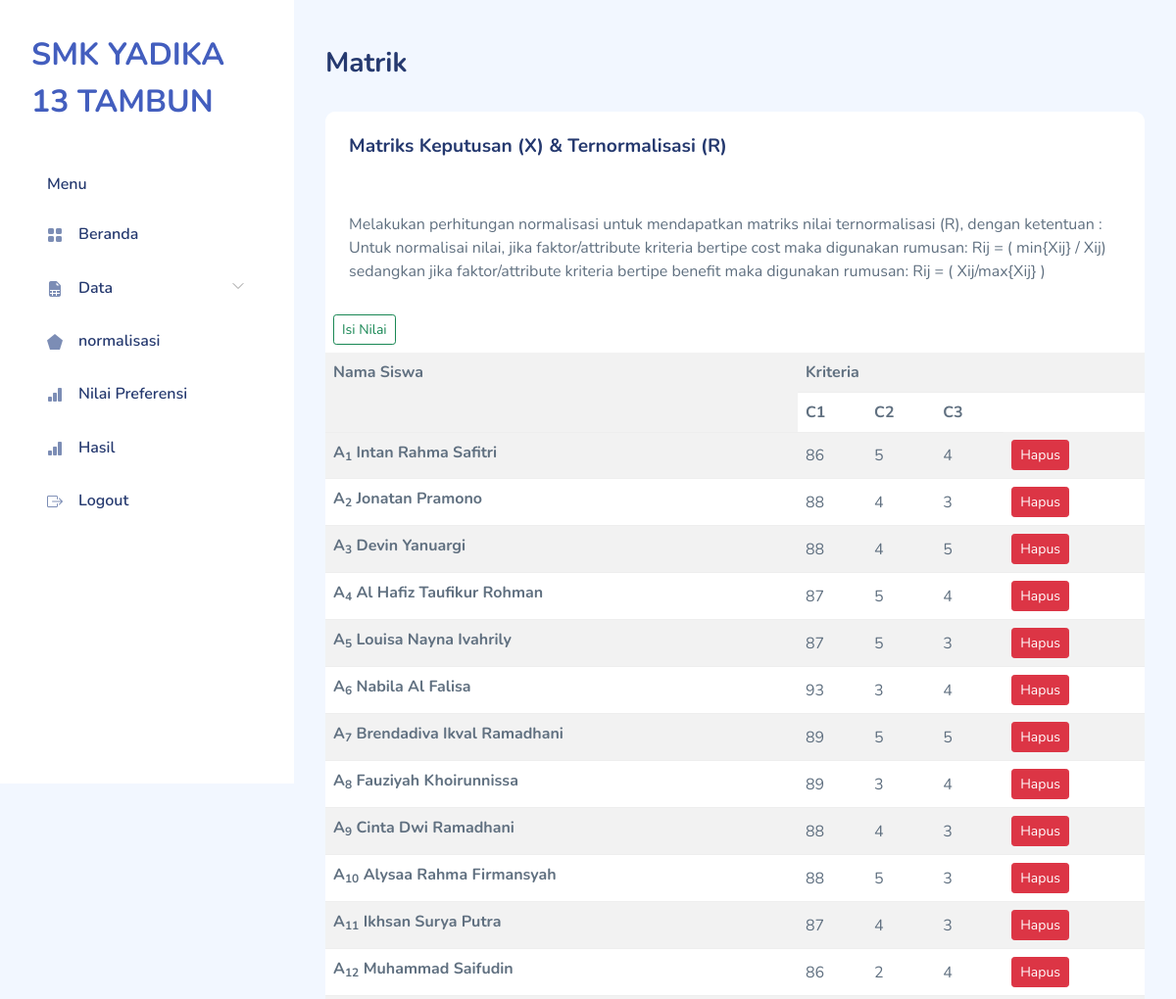
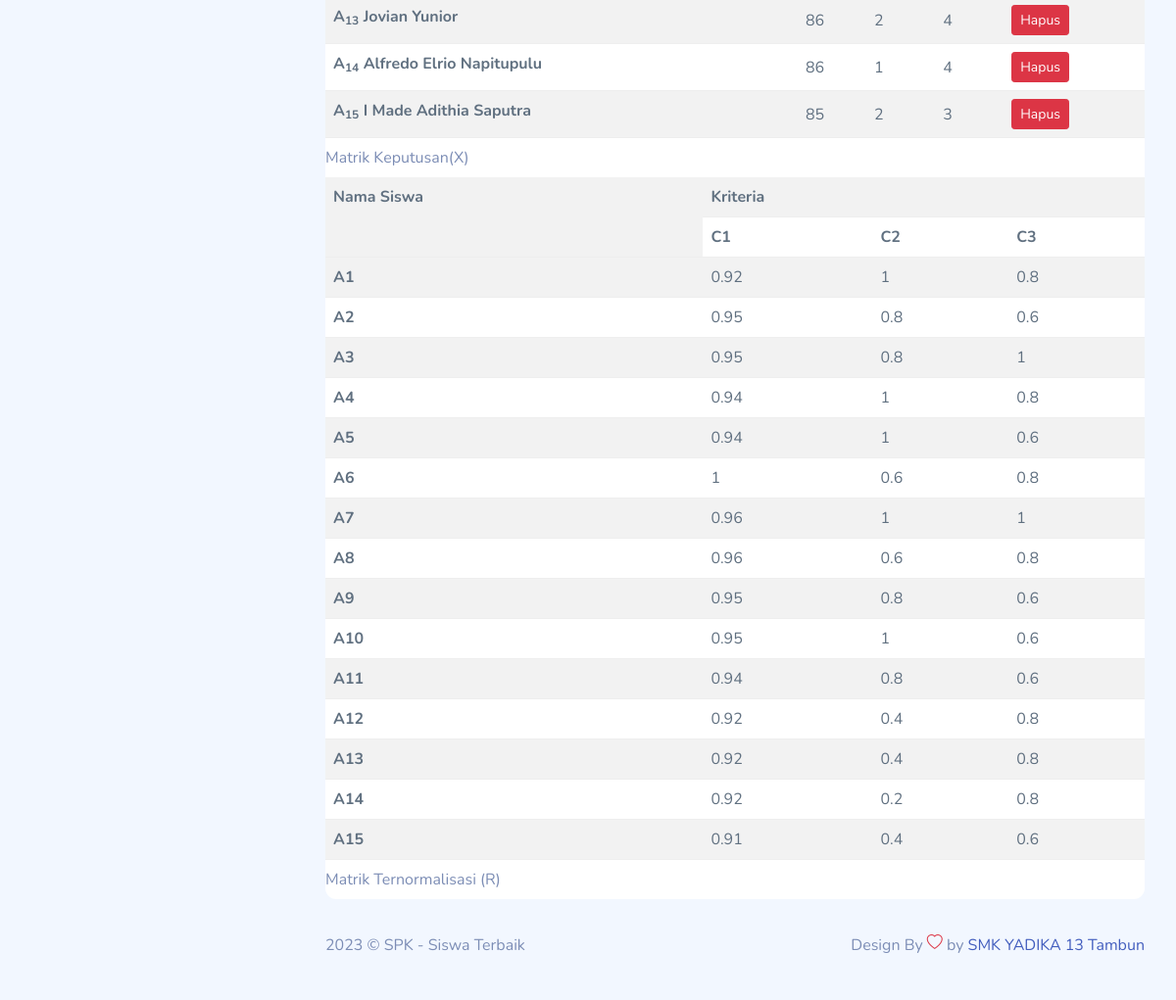
Screenshot of /matrik.php (signed in) with the database file from the repository (2 pictures, top to bottom).
### tables this page shows
CREATE TABLE `saw_evaluations` (
  `id_alternative` smallint(5) UNSIGNED NOT NULL,
  `id_criteria` tinyint(3) UNSIGNED NOT NULL,
  `value` varchar(3) NOT NULL
);

CREATE TABLE `saw_alternatives` (
  `id_alternative` smallint(5) UNSIGNED NOT NULL,
  `name` varchar(30) NOT NULL,
  `nisn` varchar(30) NOT NULL
);

### matrik.php (the view, shortened to what this page needs)
<!DOCTYPE html>
<html lang="en">
  <?php
require "layout/head.php";
require "include/conn.php";
?>
  <body>
    <div id="app">
      <?php require "layout/sidebar.php";?>
      <div id="main">
        <div class="page-heading">
          <h3>Matrik</h3>
        </div>
        <div class="page-content">
          <section class="row">
            <div class="col-12">
              <div class="card">
                <div class="card-header">
                  <h4 class="card-title">Matriks Keputusan (X) &amp; Ternormalisasi (R)</h4>
                </div>
                <div class="card-content">
                  <div class="card-body">
                    <p class="card-text">Melakukan perhitungan normalisasi untuk mendapatkan matriks nilai ternormalisasi (R), dengan ketentuan :
Untuk normalisai nilai, jika faktor/attribute kriteria bertipe cost maka digunakan rumusan:
Rij = ( min{Xij} / Xij)
sedangkan jika faktor/attribute kriteria bertipe benefit maka digunakan rumusan:
Rij = ( Xij/max{Xij} )</p>
                  </div>
                  <button type="button" class="btn btn-outline-success btn-sm m-2" data-bs-toggle="modal"
                                        data-bs-target="#inlineForm">
                                        Isi Nilai
                                    </button>
                  <div class="table-responsive">
                  <table class="table table-striped mb-0">
    <caption>
        Matrik Keputusan(X)
    </caption>
    <tr>
        <th rowspan='2'>Nama Siswa</th>
        <th colspan='6'>Kriteria</th>
    </tr>
    <tr>
        <th>C1</th>
        <th>C2</th>
        <th>C3</th>
    </tr>
    <?php
$sql = "SELECT
          a.id_alternative,
          b.name,
          SUM(IF(a.id_criteria=1,a.value,0)) AS C1,
          SUM(IF(a.id_criteria=2,a.value,0)) AS C2,
          SUM(IF(a.id_criteria=3,a.value,0)) AS C3
        FROM
          saw_evaluations a
          JOIN saw_alternatives b USING(id_alternative)
        GROUP BY a.id_alternative
        ORDER BY a.id_alternative";
$result = $db->query($sql);
$X = array(1 => array(), 2 => array(), 3 => array(), 4 => array(), 5 => array());
while ($row = $result->fetch_object()) {
    array_push($X[1], round($row->C1, 2));
    array_push($X[2], round($row->C2, 2));
    array_push($X[3], round($row->C3, 2));
    echo "<tr class='center'>
            <th>A<sub>{$row->id_alternative}</sub> {$row->name}</th>
            <td>" . round($row->C1, 2) . "</td>
            <td>" . round($row->C2, 2) . "</td>
            <td>" . round($row->C3, 2) . "</td>
            <td>
            <a href='keputusan-hapus.php?id={$row->id_alternative}' class='btn btn-danger btn-sm'>Hapus</a>
            </td>
          </tr>\n";
}
?>
</table>
<table class="table table-striped mb-0">
    <caption>
        Matrik Ternormalisasi (R)
    </caption>
    <tr>
        <th rowspan='2'>Nama Siswa</th>
        <th colspan='5'>Kriteria</th>
    </tr>
    <tr>
        <th>C1</th>
        <th>C2</th>
        <th>C3</th>
    </tr>
    <?php
$sql = "SELECT
          a.id_alternative,
          SUM(
            IF(
              a.id_criteria=1,
              IF(
                b.attribute='benefit',
                a.value/" . max($X[1]) . ",
                " . min($X[1]) . "/a.value)
              ,0)
              ) AS C1,
          SUM(
            IF(
              a.id_criteria=2,
              IF(
                b.attribute='benefit',
                a.value/" . max($X[2]) . ",
                " . min($X[2]) . "/a.value)
               ,0)
             ) AS C2,
          SUM(
            IF(
              a.id_criteria=3,
              IF(
                b.attribute='benefit',
                a.value/" . max($X[3]) . ",
                " . min($X[3]) . "/a.value)
               ,0)
             ) AS C3
        FROM
          saw_evaluations a
          JOIN saw_criterias b USING(id_criteria)
        GROUP BY a.id_alternative
        ORDER BY a.id_alternative
       ";
$result = $db->query($sql);
while ($row = $result->fetch_object()) {
    echo "<tr class='center'>
            <th>A{$row->id_alternative}</th>
            <td>" . round($row->C1, 2) . "</td>
            <td>" . round($row->C2, 2) . "</td>
            <td>" . round($row->C3, 2) . "</td>
          </tr>\n";
}
?>
</table>
                  </div>
                </div>
              </div>
            </div>
          </section>
        </div>
        <?php require "layout/footer.php";?>
      </div>
    </div>
  </body>
</html>

### assets/css/app.css (style rules this page uses)
.btn.btn-danger,.btn.btn-info,.btn.btn-primary,.btn.btn-secondary,.btn.btn-success,.btn.btn-warning { color:#fff }
.card { margin-bottom:2.2rem;border:none }
.card .card-header { border:none }
.card .card-header h4 { font-size:1.2rem;font-weight:700 }
.card .card-content { position:relative }
.card .card-title { font-size:1.2rem }
.card .card-body { padding:1.5rem }
.dataTable-table td,.dataTable-table thead th,.table td,.table thead th { vertical-align:middle }
#main { margin-left:300px;padding:2rem }
.page-heading { margin:0 0 2rem }
.page-heading h3 { font-weight:700 }
a { text-decoration:none }

### rows the page displays
saw_evaluations: id_alternative "1", id_alternative.name "Intan Rahma Safitri", C1 "86", C2 "5", C3 "4", C1 "0.92", C2 "1", C3 "0.8"
saw_evaluations: id_alternative "2", id_alternative.name "Jonatan Pramono", C1 "88", C2 "4", C3 "3", C1 "0.95", C2 "0.8", C3 "0.6"
saw_evaluations: id_alternative "3", id_alternative.name "Devin Yanuargi", C1 "88", C2 "4", C3 "5", C1 "0.95", C2 "0.8", C3 "1"
saw_evaluations: id_alternative "4", id_alternative.name "Al Hafiz Taufikur Rohman", C1 "87", C2 "5", C3 "4", C1 "0.94", C2 "1", C3 "0.8"
saw_evaluations: id_alternative "5", id_alternative.name "Louisa Nayna Ivahrily", C1 "87", C2 "5", C3 "3", C1 "0.94", C2 "1", C3 "0.6"
saw_evaluations: id_alternative "6", id_alternative.name "Nabila Al Falisa", C1 "93", C2 "3", C3 "4", C1 "1", C2 "0.6", C3 "0.8"
saw_evaluations: id_alternative "7", id_alternative.name "Brendadiva Ikval Ramadhani", C1 "89", C2 "5", C3 "5", C1 "0.96", C2 "1", C3 "1"
saw_evaluations: id_alternative "8", id_alternative.name "Fauziyah Khoirunnissa", C1 "89", C2 "3", C3 "4", C1 "0.96", C2 "0.6", C3 "0.8"
saw_evaluations: id_alternative "9", id_alternative.name "Cinta Dwi Ramadhani", C1 "88", C2 "4", C3 "3", C1 "0.95", C2 "0.8", C3 "0.6"
saw_evaluations: id_alternative "10", id_alternative.name "Alysaa Rahma Firmansyah", C1 "88", C2 "5", C3 "3", C1 "0.95", C2 "1", C3 "0.6"
saw_evaluations: id_alternative "11", id_alternative.name "Ikhsan Surya Putra", C1 "87", C2 "4", C3 "3", C1 "0.94", C2 "0.8", C3 "0.6"
saw_evaluations: id_alternative "12", id_alternative.name "Muhammad Saifudin", C1 "86", C2 "2", C3 "4", C1 "0.92", C2 "0.4", C3 "0.8"
saw_evaluations: id_alternative "13", id_alternative.name "Jovian Yunior", C1 "86", C2 "2", C3 "4", C1 "0.92", C2 "0.4", C3 "0.8"
saw_evaluations: id_alternative "14", id_alternative.name "Alfredo Elrio Napitupulu", C1 "86", C2 "1", C3 "4", C1 "0.92", C2 "0.2", C3 "0.8"
saw_evaluations: id_alternative "15", id_alternative.name "I Made Adithia Saputra", C1 "85", C2 "2", C3 "3", C1 "0.91", C2 "0.4", C3 "0.6"
